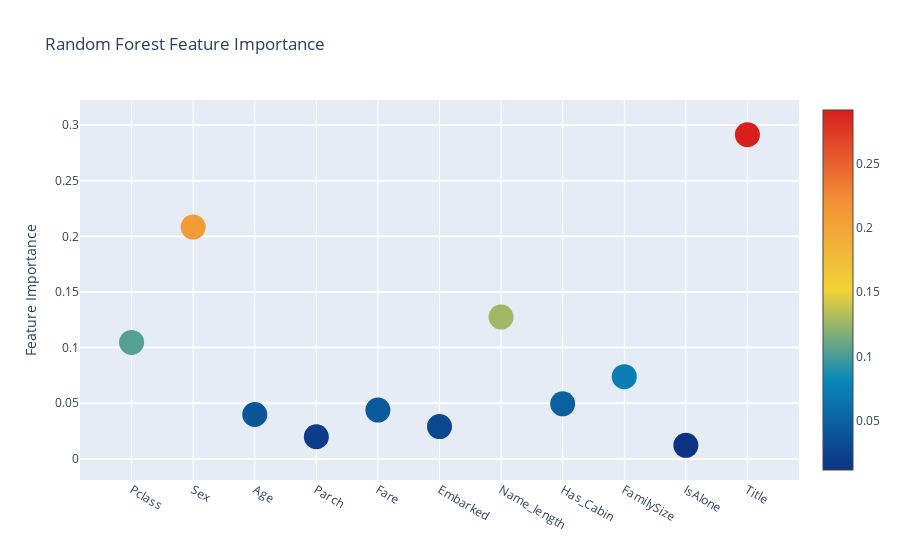
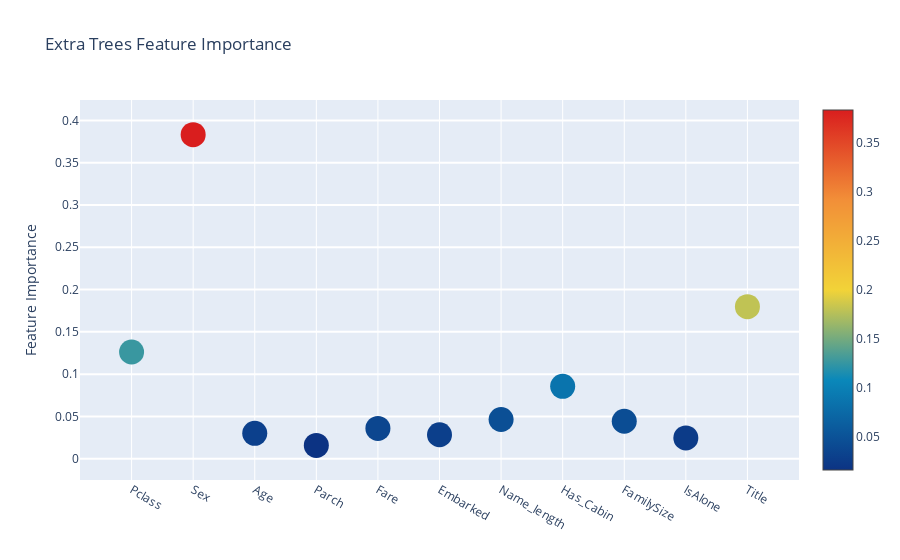
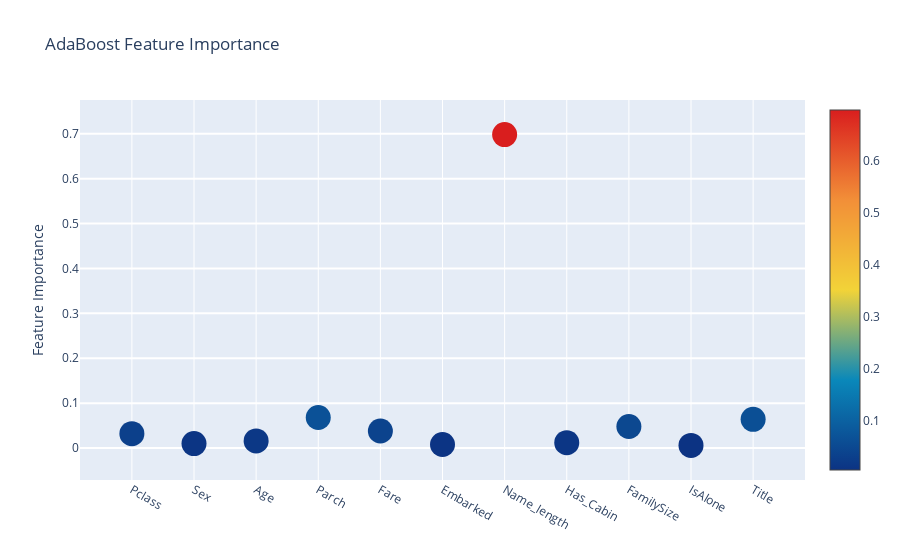
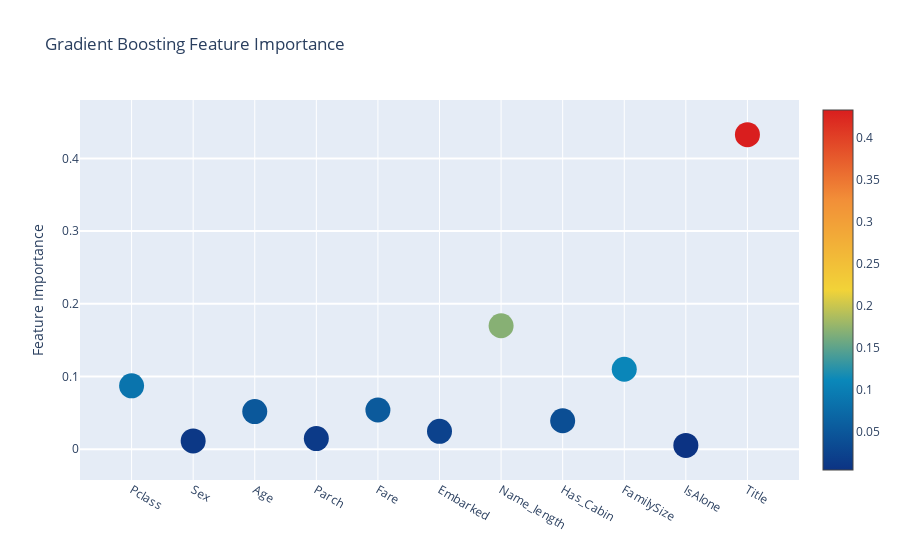

The code cell stored with these charts, in order, in its notebook:
### Markdown cell above
#### Interactive feature importances via Plotly scatterplots

I'll use the interactive Plotly package at this juncture to visualise the feature importances values of the different classifiers via a plotly scatter plot bt calling 'Scatter' as follows:

### Code cell
# Scatter plot 
trace = go.Scatter(
    y = feature_dataframe['Random Forest feature importances'].values,
    x = feature_dataframe['features'].values,
    mode='markers',
    marker=dict(
        sizemode = 'diameter',
        sizeref = 1,
        size = 25,
#       size= feature_dataframe['AdaBoost feature importances'].values,
        #color = np.random.randn(500), #set color equal to a variable
        color = feature_dataframe['Random Forest feature importances'].values,
        colorscale='Portland',
        showscale=True
    ),
    text = feature_dataframe['features'].values
)
data = [trace]

layout= go.Layout(
    autosize= True,
    title= 'Random Forest Feature Importance',
    hovermode= 'closest',
#     xaxis= dict(
#         title= 'Pop',
#         ticklen= 5,
#         zeroline= False,
#         gridwidth= 2,
#     ),
    yaxis=dict(
        title= 'Feature Importance',
        ticklen= 5,
        gridwidth= 2
    ),
    showlegend= False
)
fig = go.Figure(data=data, layout=layout)
py.iplot(fig,filename='scatter2010')

# Scatter plot 
trace = go.Scatter(
    y = feature_dataframe['Extra Trees  feature importances'].values,
    x = feature_dataframe['features'].values,
    mode='markers',
    marker=dict(
        sizemode = 'diameter',
        sizeref = 1,
        size = 25,
#       size= feature_dataframe['AdaBoost feature importances'].values,
        #color = np.random.randn(500), #set color equal to a variable
        color = feature_dataframe['Extra Trees  feature importances'].values,
        colorscale='Portland',
        showscale=True
    ),
    text = feature_dataframe['features'].values
)
data = [trace]

layout= go.Layout(
    autosize= True,
    title= 'Extra Trees Feature Importance',
    hovermode= 'closest',
#     xaxis= dict(
#         title= 'Pop',
#         ticklen= 5,
#         zeroline= False,
#         gridwidth= 2,
#     ),
    yaxis=dict(
        title= 'Feature Importance',
        ticklen= 5,
        gridwidth= 2
    ),
    showlegend= False
)
fig = go.Figure(data=data, layout=layout)
py.iplot(fig,filename='scatter2010')

# Scatter plot 
trace = go.Scatter(
    y = feature_dataframe['AdaBoost feature importances'].values,
    x = feature_dataframe['features'].values,
    mode='markers',
    marker=dict(
        sizemode = 'diameter',
        sizeref = 1,
        size = 25,
#       size= feature_dataframe['AdaBoost feature importances'].values,
        #color = np.random.randn(500), #set color equal to a variable
        color = feature_dataframe['AdaBoost feature importances'].values,
        colorscale='Portland',
        showscale=True
    ),
    text = feature_dataframe['features'].values
)
data = [trace]

layout= go.Layout(
    autosize= True,
    title= 'AdaBoost Feature Importance',
    hovermode= 'closest',
#     xaxis= dict(
#         title= 'Pop',
#         ticklen= 5,
#         zeroline= False,
#         gridwidth= 2,
#     ),
    yaxis=dict(
        title= 'Feature Importance',
        ticklen= 5,
        gridwidth= 2
    ),
    showlegend= False
)
fig = go.Figure(data=data, layout=layout)
py.iplot(fig,filename='scatter2010')

# Scatter plot 
trace = go.Scatter(
    y = feature_dataframe['Gradient Boost feature importances'].values,
    x = feature_dataframe['features'].values,
    mode='markers',
    marker=dict(
        sizemode = 'diameter',
        sizeref = 1,
        size = 25,
#       size= feature_dataframe['AdaBoost feature importances'].values,
        #color = np.random.randn(500), #set color equal to a variable
        color = feature_dataframe['Gradient Boost feature importances'].values,
        colorscale='Portland',
        showscale=True
    ),
    text = feature_dataframe['features'].values
)
data = [trace]

layout= go.Layout(
    autosize= True,
    title= 'Gradient Boosting Feature Importance',
    hovermode= 'closest',
#     xaxis= dict(
#         title= 'Pop',
#         ticklen= 5,
#         zeroline= False,
#         gridwidth= 2,
#     ),
    yaxis=dict(
        title= 'Feature Importance',
        ticklen= 5,
        gridwidth= 2
    ),
    showlegend= False
)
fig = go.Figure(data=data, layout=layout)
py.iplot(fig,filename='scatter2010')

### Figure 1 — Plotly figure (JSON) as saved in the notebook; plotly's stock layout.template omitted (floating-point values rounded to 4 significant figures)
{"data": [{"marker": {"color": [0.1046, 0.2083, 0.0399, 0.0199, 0.04383, 0.02906, 0.1275, 0.04948, 0.07391, 0.01215, 0.2914], "colorscale": [[0, "rgb(12,51,131)"], [0.25, "rgb(10,136,186)"], [0.5, "rgb(242,211,56)"], [0.75, "rgb(242,143,56)"], [1, "rgb(217,30,30)"]], "showscale": true, "size": 25, "sizemode": "diameter", "sizeref": 1}, "mode": "markers", "text": ["Pclass", "Sex", "Age", "Parch", "Fare", "Embarked", "Name_length", "Has_Cabin", "FamilySize", "IsAlone", "Title"], "type": "scatter", "x": ["Pclass", "Sex", "Age", "Parch", "Fare", "Embarked", "Name_length", "Has_Cabin", "FamilySize", "IsAlone", "Title"], "y": [0.1046, 0.2083, 0.0399, 0.0199, 0.04383, 0.02906, 0.1275, 0.04948, 0.07391, 0.01215, 0.2914]}], "layout": {"autosize": true, "hovermode": "closest", "showlegend": false, "title": {"text": "Random Forest Feature Importance"}, "yaxis": {"gridwidth": 2, "ticklen": 5, "title": {"text": "Feature Importance"}}}}

### Figure 2 — Plotly figure (JSON) as saved in the notebook; plotly's stock layout.template omitted (floating-point values rounded to 4 significant figures)
{"data": [{"marker": {"color": [0.1262, 0.3832, 0.03005, 0.01578, 0.0358, 0.02834, 0.04642, 0.08558, 0.04428, 0.02458, 0.1798], "colorscale": [[0, "rgb(12,51,131)"], [0.25, "rgb(10,136,186)"], [0.5, "rgb(242,211,56)"], [0.75, "rgb(242,143,56)"], [1, "rgb(217,30,30)"]], "showscale": true, "size": 25, "sizemode": "diameter", "sizeref": 1}, "mode": "markers", "text": ["Pclass", "Sex", "Age", "Parch", "Fare", "Embarked", "Name_length", "Has_Cabin", "FamilySize", "IsAlone", "Title"], "type": "scatter", "x": ["Pclass", "Sex", "Age", "Parch", "Fare", "Embarked", "Name_length", "Has_Cabin", "FamilySize", "IsAlone", "Title"], "y": [0.1262, 0.3832, 0.03005, 0.01578, 0.0358, 0.02834, 0.04642, 0.08558, 0.04428, 0.02458, 0.1798]}], "layout": {"autosize": true, "hovermode": "closest", "showlegend": false, "title": {"text": "Extra Trees Feature Importance"}, "yaxis": {"gridwidth": 2, "ticklen": 5, "title": {"text": "Feature Importance"}}}}

### Figure 3 — Plotly figure (JSON) as saved in the notebook; plotly's stock layout.template omitted (floating-point values rounded to 4 significant figures)
{"data": [{"marker": {"color": [0.032, 0.01, 0.016, 0.068, 0.038, 0.008, 0.698, 0.012, 0.048, 0.006, 0.064], "colorscale": [[0, "rgb(12,51,131)"], [0.25, "rgb(10,136,186)"], [0.5, "rgb(242,211,56)"], [0.75, "rgb(242,143,56)"], [1, "rgb(217,30,30)"]], "showscale": true, "size": 25, "sizemode": "diameter", "sizeref": 1}, "mode": "markers", "text": ["Pclass", "Sex", "Age", "Parch", "Fare", "Embarked", "Name_length", "Has_Cabin", "FamilySize", "IsAlone", "Title"], "type": "scatter", "x": ["Pclass", "Sex", "Age", "Parch", "Fare", "Embarked", "Name_length", "Has_Cabin", "FamilySize", "IsAlone", "Title"], "y": [0.032, 0.01, 0.016, 0.068, 0.038, 0.008, 0.698, 0.012, 0.048, 0.006, 0.064]}], "layout": {"autosize": true, "hovermode": "closest", "showlegend": false, "title": {"text": "AdaBoost Feature Importance"}, "yaxis": {"gridwidth": 2, "ticklen": 5, "title": {"text": "Feature Importance"}}}}

### Figure 4 — Plotly figure (JSON) as saved in the notebook; plotly's stock layout.template omitted (floating-point values rounded to 4 significant figures)
{"data": [{"marker": {"color": [0.08719, 0.01134, 0.05168, 0.01461, 0.05388, 0.02451, 0.1698, 0.03906, 0.1099, 0.005212, 0.4328], "colorscale": [[0, "rgb(12,51,131)"], [0.25, "rgb(10,136,186)"], [0.5, "rgb(242,211,56)"], [0.75, "rgb(242,143,56)"], [1, "rgb(217,30,30)"]], "showscale": true, "size": 25, "sizemode": "diameter", "sizeref": 1}, "mode": "markers", "text": ["Pclass", "Sex", "Age", "Parch", "Fare", "Embarked", "Name_length", "Has_Cabin", "FamilySize", "IsAlone", "Title"], "type": "scatter", "x": ["Pclass", "Sex", "Age", "Parch", "Fare", "Embarked", "Name_length", "Has_Cabin", "FamilySize", "IsAlone", "Title"], "y": [0.08719, 0.01134, 0.05168, 0.01461, 0.05388, 0.02451, 0.1698, 0.03906, 0.1099, 0.005212, 0.4328]}], "layout": {"autosize": true, "hovermode": "closest", "showlegend": false, "title": {"text": "Gradient Boosting Feature Importance"}, "yaxis": {"gridwidth": 2, "ticklen": 5, "title": {"text": "Feature Importance"}}}}
